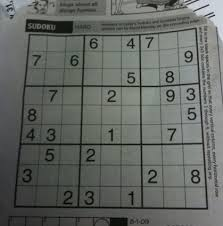
#> input picture samples/example4.jpg, 223 x 226 px, found by its file name
$ jupyter execute main_preprocessing.ipynb   (shell and % lines are left out)
#> lines starting #> are read from the running program, lines starting #| are printed output that depends on the picture; after the words box and inside, x2 and y2 are one past the last pixel; in counts of white or black regions, pixels touching at a corner belong together
[cell 1]
import cv2
from matplotlib import pyplot as plt
import numpy as np
import operator

[cell 2]
def distance_between(p1, p2):
	a = p2[0] - p1[0]
	b = p2[1] - p1[1]
	return np.sqrt((a ** 2) + (b ** 2))

[cell 3]
# [7 lines left out: function plot_many_images, not called in this run]

[cell 4]
def show_image(img, title = 'masaow'):
    cv2.namedWindow(title,cv2.WINDOW_NORMAL)
    cv2.resizeWindow(title, 600,600)
#     plt.imshow(img)
    cv2.imshow(title, img)
    cv2.waitKey(0)
    cv2.destroyAllWindows()

[cell 5]
# [12 lines left out: function display_points, not called in this run]

[cell 6]
def display_rects(img, rects, colour=(0, 0, 255)):
# 	img = convert_when_colour(colour, in_img.copy())
    c = 0
    for rect in rects:
        c += 1
        img = cv2.rectangle(img, tuple(int(x) for x in rect[0]), tuple(int(x) for x in rect[1]), colour)
    print(c)
    show_image(img)

[cell 7]
def show_digits(digits, colour=255):
	"""Shows list of 81 extracted digits in a grid format"""
	rows = []
	with_border = [cv2.copyMakeBorder(img.copy(), 1, 1, 1, 1, cv2.BORDER_CONSTANT, None, colour) for img in digits]
	for i in range(9):
		row = np.concatenate(with_border[i * 9:((i + 1) * 9)], axis=1)
		rows.append(row)
	show_image(np.concatenate(rows))

[cell 8]
# [7 lines left out: function convert_when_colour, not called in this run]

function applying gaussian blurring, adaptive thresholding, inverting and dilating

[cell 9]
def preprocess_image(img, skip_dilate=False):
	output = cv2.GaussianBlur(img.copy(), (9, 9), 0)
	output = cv2.adaptiveThreshold(img, 255, cv2.ADAPTIVE_THRESH_GAUSSIAN_C,cv2.THRESH_BINARY, 11, 2)
	output = cv2.bitwise_not(output, output)

	if not skip_dilate:
		kernel = np.array([[0., 1., 0.], [1., 1., 1.], [0., 1., 0.]], np.uint8)
		output = cv2.dilate(output, kernel)
	return output

[cell 10]
img = cv2.imread("samples\example4.jpg", cv2.IMREAD_GRAYSCALE)
#> img: shape (226, 223); min 0, max 221, mean 101.8
plt.imshow(img)

[cell 11]
adaptiveThresholding = preprocess_image(img, True)
#> in preprocess_image, `output = cv2.adaptiveThreshold(img, 255, cv2.ADAPTIVE_THRESH_GAUSSIAN_..`:
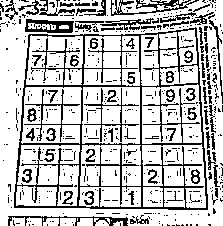
#> output: shape (226, 223); 75.5% white; black in thin lines or dots
#> in preprocess_image, `output = cv2.bitwise_not(output, output)`: output: shape (226, 223); 24.5% white in thin lines or dots
print(img.ndim)
#| 2
print(adaptiveThresholding.ndim)
#| 2

[cell 12]
def find_corners_and_show_contour():
    global adaptiveThresholding
    contours, h = cv2.findContours(adaptiveThresholding.copy(), cv2.RETR_EXTERNAL, cv2.CHAIN_APPROX_SIMPLE)
    contours = sorted(contours, key=cv2.contourArea, reverse=True)
    adaptiveThresholding = cv2.cvtColor(adaptiveThresholding, cv2.COLOR_GRAY2RGB)
    polygon = contours[0]
    ourGrid = cv2.drawContours(adaptiveThresholding.copy(), [polygon] , -1, (255,0,0), 2)
    show_image(ourGrid,'contour with largest area')

    bottom_right, _ = max(enumerate([pt[0][0] + pt[0][1] for pt in polygon]), key=operator.itemgetter(1))
    top_left, _ = min(enumerate([pt[0][0] + pt[0][1] for pt in polygon]), key=operator.itemgetter(1))
    bottom_left, _ = min(enumerate([pt[0][0] - pt[0][1] for pt in polygon]), key=operator.itemgetter(1))
    top_right, _ = max(enumerate([pt[0][0] - pt[0][1] for pt in polygon]), key=operator.itemgetter(1))

    return [polygon[top_left][0], polygon[top_right][0], polygon[bottom_right][0], polygon[bottom_left][0]]

[cell 13]
def display_points(in_img, points, radius=5, colour=(0, 0, 255)):
	img = in_img.copy()
	if len(colour) == 3:
		if len(img.shape) == 2:
			img = cv2.cvtColor(img, cv2.COLOR_GRAY2BGR)
		elif img.shape[2] == 1:
			img = cv2.cvtColor(img, cv2.COLOR_GRAY2BGR)

	for point in points:
		img = cv2.circle(img, tuple(int(x) for x in point), radius, colour, -1)
	show_image(img, 'Look at grid')

Finding the corner points of the contour

[cell 14]
corners = find_corners_and_show_contour()
#> in find_corners_and_show_contour, `contours, h = cv2.findContours(adaptiveThresholding.copy(), cv2.RETR_E..`: contours = 246 contours, 218 with area under 20; largest, box (x1, y1, x2, y2) and area: (14, 27, 208, 210) 31555, (25, 19, 74, 33) 518, (110, 0, 199, 16) 367, (8, 216, 128, 226) 236, (100, 18, 154, 30) 172; h = 246 rows, first 6: [1, -1, -1, -1], [2, 0, -1, -1], [3, 1, -1, -1], [4, 2, -1, -1], [5, 3, -1, -1], [6, 4, -1, -1]
#> in find_corners_and_show_contour, `adaptiveThresholding = cv2.cvtColor(adaptiveThresholding, cv2.COLOR_GR..`: adaptiveThresholding: shape (226, 223, 3); 24.5% white in thin lines or dots
#> in find_corners_and_show_contour, `polygon = contours[0]`: polygon = contour of 97 points, box (x1, y1, x2, y2) (14, 27, 208, 210), area 31555
#> in find_corners_and_show_contour, `ourGrid = cv2.drawContours(adaptiveThresholding.copy(), [polygon] , -1..`:
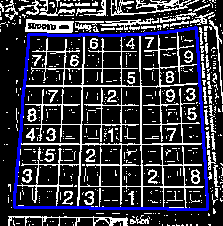
#> ourGrid: shape (226, 223, 3); mean B, G, R 66.8, 55.5, 55.5
#> in find_corners_and_show_contour, `bottom_right, _ = max(enumerate([pt[0][0] + pt[0][1] for pt in polygon..`: bottom_right = 70
#> in find_corners_and_show_contour, `top_left, _ = min(enumerate([pt[0][0] + pt[0][1] for pt in polygon]), ..`: top_left = 29
#> in find_corners_and_show_contour, `bottom_left, _ = min(enumerate([pt[0][0] - pt[0][1] for pt in polygon]..`: bottom_left = 65
#> in find_corners_and_show_contour, `top_right, _ = max(enumerate([pt[0][0] - pt[0][1] for pt in polygon]),..`: top_right = 0
#> corners = [[29, 34], [195, 27], [207, 209], [14, 207]]

[cell 15]
display_points(adaptiveThresholding, corners)
#> the loop in display_points, `for point in points:` made 4 passes
#> pass 1, in display_points, `img = cv2.circle(img, tuple(int(x) for x in point), radius, colour, -1)`:
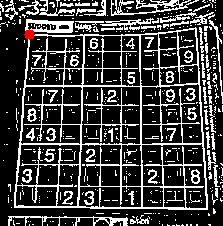
#> img: shape (226, 223, 3); mean B, G, R 62.2, 62.2, 62.6
#> after the loop in display_points, `for point in points:`:
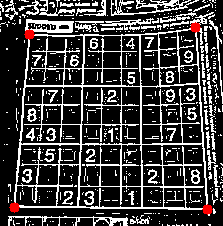
#> img: shape (226, 223, 3); mean B, G, R 61.9, 61.9, 63.5

[cell 16]
def crop_and_warp(img, crop_rect):

	top_left, top_right, bottom_right, bottom_left = crop_rect[0], crop_rect[1], crop_rect[2], crop_rect[3]

	src = np.array([top_left, top_right, bottom_right, bottom_left], dtype='float32')

	side = max([
		distance_between(bottom_right, top_right),
		distance_between(top_left, bottom_left),
		distance_between(bottom_right, bottom_left),
		distance_between(top_left, top_right)
	])

	dst = np.array([[0, 0], [side - 1, 0], [side - 1, side - 1], [0, side - 1]], dtype='float32')
	m = cv2.getPerspectiveTransform(src, dst)
	return cv2.warpPerspective(img, m, (int(side), int(side)))

[cell 17]
sudokuCropped = crop_and_warp(adaptiveThresholding, corners)
#> in crop_and_warp, `top_left, top_right, bottom_right, bottom_left = crop_rect[0], crop_re..`: top_left = [29, 34]; top_right = [195, 27]; bottom_right = [207, 209]; bottom_left = [14, 207]
#> in crop_and_warp, `src = np.array([top_left, top_right, bottom_right, bottom_left], dtype..`: src = [[29, 34], [195, 27], [207, 209], [14, 207]]
#> in distance_between, `a = p2[0] - p1[0]`: a = -12
#> in distance_between, `b = p2[1] - p1[1]`: b = -182
#> in crop_and_warp, `side = max([ distance_between(bottom_right, top_right), distance_betwe..`: side = 193
#> in crop_and_warp, `dst = np.array([[0, 0], [side - 1, 0], [side - 1, side - 1], [0, side ..`: dst = [[0, 0], [192, 0], [192, 192], [0, 192]]
#> in crop_and_warp, `m = cv2.getPerspectiveTransform(src, dst)`: m = [[1.27, 0.11, -40.67], [0.0568, 1.35, -47.46], [0.000358, 0.000988, 1]]
#> in crop_and_warp, `return cv2.warpPerspective(img, m, (int(side), int(side)))`:
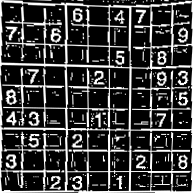
#> returned value: shape (193, 193, 3); min 0, max 255, mean 61.6

[cell 18]
show_image(sudokuCropped, 'final Output')

[cell 19]
def infer_grid(img):
    squares = []
    side = img.shape[:1]
    side = side[0] / 9
    for j in range(9):
        for i in range(9):
            p1 = (i * side, j * side)  # Top left corner of a bounding box
            p2 = ((i + 1) * side, (j + 1) * side)  # Bottom right corner of bounding box
            squares.append((p1, p2))
    return squares

[cell 20]
squares = infer_grid(sudokuCropped)
#> squares = 81 items

[cell 21]
display_rects(sudokuCropped, squares)
#> the loop in display_rects, `for rect in rects:` made 81 passes
#> rect on passes 1 to 12: ((0, 0), (21.44, 21.44)), ((21.44, 0), (42.89, 21.44)), ((42.89, 0), (64.33, 21.44)), ((64.33, 0), (85.78, 21.44)), ((85.78, 0), (107.2, 21.44)), ((107.2, 0), (128.7, 21.44)), ((128.7, 0), (150.1, 21.44)), ((150.1, 0), (171.6, 21.44)), ((171.6, 0), (193, 21.44)), ((0, 21.44), (21.44, 42.89)), ((21.44, 21.44), (42.89, 42.89)), ((42.89, 21.44), (64.33, 42.89))
#> pass 3, in display_rects, `img = cv2.rectangle(img, tuple(int(x) for x in rect[0]), tuple(int(x) ..`:
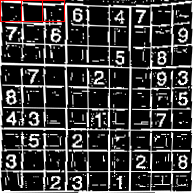
#> img: shape (193, 193, 3); mean B, G, R 61.1, 61.1, 62.5
#> after the loop in display_rects, `for rect in rects:`:
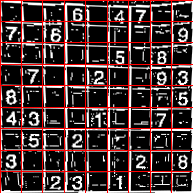
#> img: shape (193, 193, 3); 8.55% of pixels changed, all inside (x1, y1, x2, y2) = (0, 0, 193, 193)
#> after the loop in display_rects, `for rect in rects:`: c = 81
#| 81

[cell 22]
def cut_from_rect(img, rect):
    return img[int(rect[0][1]):int(rect[1][1]), int(rect[0][0]):int(rect[1][0])]

[cell 23]
# [30 lines left out: function scale_and_centre, not called in this run]

[cell 24]
def find_largest_feature(inp_img, scan_tl=None, scan_br=None):
	"""
	Uses the fact the `floodFill` function returns a bounding box of the area it filled to find the biggest
	connected pixel structure in the image. Fills this structure in white, reducing the rest to black.
	"""
	img = inp_img.copy()  # Copy the image, leaving the original untouched
	height, width = img.shape[:2]

	max_area = 0
	seed_point = (None, None)

	if scan_tl is None:
		scan_tl = [0, 0]

	if scan_br is None:
		scan_br = [width, height]

	# Loop through the image
	for x in range(scan_tl[0], scan_br[0]):
		for y in range(scan_tl[1], scan_br[1]):
			# Only operate on light or white squares
			if img.item(y, x) == 255 and x < width and y < height:  # Note that .item() appears to take input as y, x
				area = cv2.floodFill(img, None, (x, y), 64)
				if area[0] > max_area:  # Gets the maximum bound area which should be the grid
					max_area = area[0]
					seed_point = (x, y)

	# Colour everything grey (compensates for features outside of our middle scanning range
	for x in range(width):
		for y in range(height):
			if img.item(y, x) == 255 and x < width and y < height:
				cv2.floodFill(img, None, (x, y), 64)

	mask = np.zeros((height + 2, width + 2), np.uint8)  # Mask that is 2 pixels bigger than the image

	# Highlight the main feature
	if all([p is not None for p in seed_point]):
		cv2.floodFill(img, mask, seed_point, 255)

	top, bottom, left, right = height, 0, width, 0

	for x in range(width):
		for y in range(height):
			if img.item(y, x) == 64:  # Hide anything that isn't the main feature
				cv2.floodFill(img, mask, (x, y), 0)

			# Find the bounding parameters
			if img.item(y, x) == 255:
				top = y if y < top else top
				bottom = y if y > bottom else bottom
				left = x if x < left else left
				right = x if x > right else right

	bbox = [[left, top], [right, bottom]]
	return img, np.array(bbox, dtype='float32'), seed_point

[cell 25]
def extract_digit(img, rect, size):
    digit = cut_from_rect(img, rect)
    h, w = digit.shape[:2]
    margin = int(np.mean([h, w]) / 2.5)
    _, bbox, seed = find_largest_feature(digit, [margin, margin], [w - margin, h - margin])
    digit = cut_from_rect(digit, bbox)

    w = bbox[1][0] - bbox[0][0]
    h = bbox[1][1] - bbox[0][1]

    if w > 0 and h > 0 and (w * h) > 100 and len(digit) > 0:
        return scale_and_centre(digit, size, 4)
    else:
        return np.zeros((size, size), np.uint8)

[cell 26]
def get_digits(img, squares, size):
	digits = []
	for square in squares:
		digits.append(extract_digit(img, square, size))
	return digits

[cell 27]
sudokuCropped = cv2.cvtColor(sudokuCropped, cv2.COLOR_BGR2GRAY)
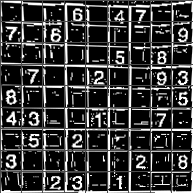
#> sudokuCropped: shape (193, 193); min 0, max 255, mean 59.2
digits = get_digits(sudokuCropped, squares, 28)
#> the loop in get_digits, `for square in squares:` made 81 passes
#> square on passes 1 to 8: ((0, 0), (21.44, 21.44)), ((21.44, 0), (42.89, 21.44)), ((42.89, 0), (64.33, 21.44)), ((64.33, 0), (85.78, 21.44)), ((85.78, 0), (107.2, 21.44)), ((107.2, 0), (128.7, 21.44)), ((128.7, 0), (150.1, 21.44)), ((150.1, 0), (171.6, 21.44))
#> square on passes 44 to 49: ((150.1, 85.78), (171.6, 107.2)), ((171.6, 85.78), (193, 107.2)), ((0, 107.2), (21.44, 128.7)), ((21.44, 107.2), (42.89, 128.7)), ((42.89, 107.2), (64.33, 128.7)), ((64.33, 107.2), (85.78, 128.7))
#> pass 1, in extract_digit, `digit = cut_from_rect(img, rect)`:
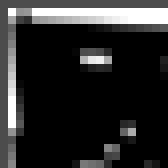
#> digit: shape (21, 21) (shown 8 times larger); min 0, max 255, mean 41.6

[cell 28]
show_digits(digits)
#> in show_image (call 5), `cv2.imshow(title, img)`:
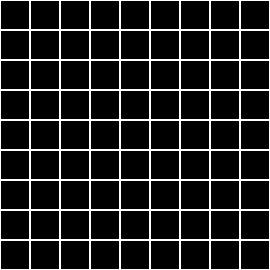
#> window 'masaow': shape (270, 270); 12.9% white in thin lines or dots

$ run again, with samples/example5.jpg copied over samples/example4.jpg
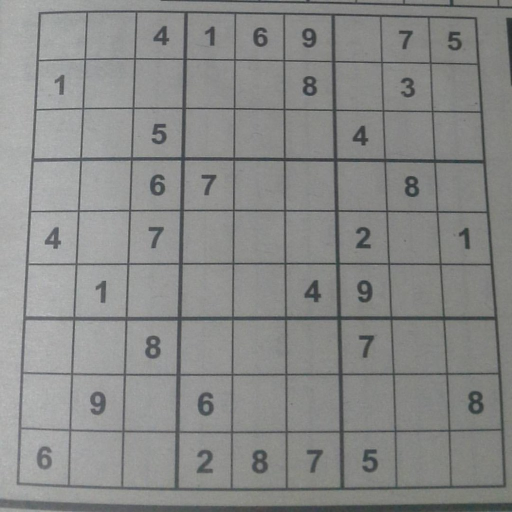
#> input picture samples/example5.jpg, 1024 x 1024 px, found by its file name (shown at 1/2 size)
#| 2
#| 2
#> contours = 3170 contours, 3156 with area under 20; largest, box (x1, y1, x2, y2) and area: (33, 21, 1013, 983) 884889, (0, 997, 1024, 1024) 4040, (320, 0, 1024, 17) 2078, (1012, 35, 1024, 173) 470, (991, 1014, 1013, 1022) 58
#> adaptiveThresholding: shape (1024, 1024, 3); 20.5% white; 19811 white regions (19286 under 20 px), largest, box (x1, y1, x2, y2) and area: (33, 21, 1013, 983) 81428, (0, 997, 1024, 1024) 5577, (320, 0, 1024, 17) 2816
#> polygon = contour of 797 points, box (x1, y1, x2, y2) (33, 21, 1013, 983), area 884889
#> in find_corners_and_show_contour, `bottom_right, _ = max(enumerate([pt[0][0] + pt[0][1] for pt in polygon..`: bottom_right = 443
#> in find_corners_and_show_contour, `top_left, _ = min(enumerate([pt[0][0] + pt[0][1] for pt in polygon]), ..`: top_left = 16
#> in find_corners_and_show_contour, `bottom_left, _ = min(enumerate([pt[0][0] - pt[0][1] for pt in polygon]..`: bottom_left = 211
#> in find_corners_and_show_contour, `top_right, _ = max(enumerate([pt[0][0] - pt[0][1] for pt in polygon]),..`: top_right = 689
#> corners = [[77, 24], [954, 35], [1011, 974], [33, 969]]
#> the loop in display_points, `for point in points:` made 4 passes
#> in crop_and_warp, `top_left, top_right, bottom_right, bottom_left = crop_rect[0], crop_re..`: top_left = [77, 24]; top_right = [954, 35]; bottom_right = [1011, 974]; bottom_left = [33, 969]
#> src = [[77, 24], [954, 35], [1011, 974], [33, 969]]
#> a = -57
#> b = -939
#> in crop_and_warp, `side = max([ distance_between(bottom_right, top_right), distance_betwe..`: side = 978
#> dst = [[0, 0], [977, 0], [977, 977], [0, 977]]
#> m = [[1.11, 0.0516, -86.57], [-0.0145, 1.16, -26.61], [-9.41e-06, 0.000122, 1]]
#> squares = 81 items
#> the loop in display_rects, `for rect in rects:` made 81 passes
#> rect on passes 1 to 8: ((0, 0), (108.7, 108.7)), ((108.7, 0), (217.3, 108.7)), ((217.3, 0), (326, 108.7)), ((326, 0), (434.7, 108.7)), ((434.7, 0), (543.3, 108.7)), ((543.3, 0), (652, 108.7)), ((652, 0), (760.7, 108.7)), ((760.7, 0), (869.3, 108.7))
#> after the loop in display_rects, `for rect in rects:`:
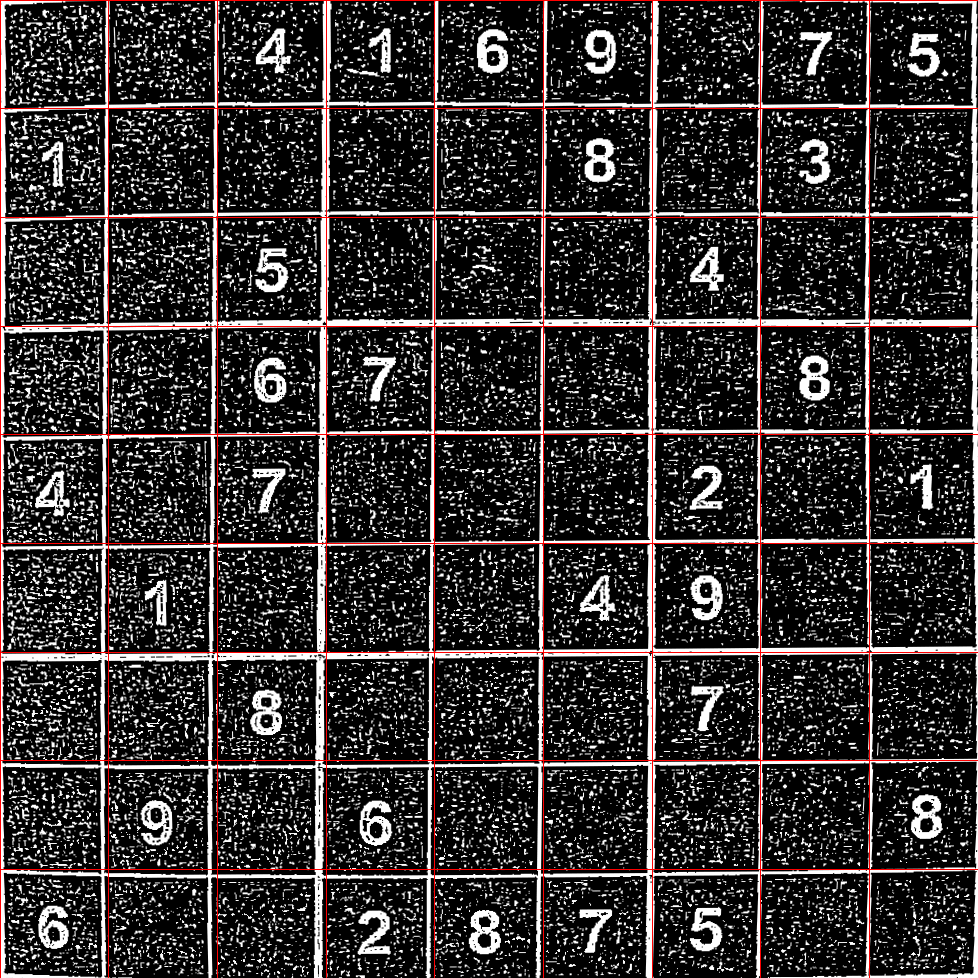
#> img: shape (978, 978, 3); mean B, G, R 49.5, 49.5, 54.2
#> after the loop in display_rects, `for rect in rects:`: c = 81
#| 81
#> the loop in get_digits, `for square in squares:` made 81 passes
#> square on passes 32 to 39: ((434.7, 326), (543.3, 434.7)), ((543.3, 326), (652, 434.7)), ((652, 326), (760.7, 434.7)), ((760.7, 326), (869.3, 434.7)), ((869.3, 326), (978, 434.7)), ((0, 434.7), (108.7, 543.3)), ((108.7, 434.7), (217.3, 543.3)), ((217.3, 434.7), (326, 543.3))
#> in show_image (call 5), `cv2.imshow(title, img)`:
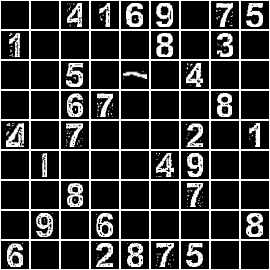
#> window 'masaow': shape (270, 270); min 0, max 255, mean 55.4

$ run again, with samples/example6.jpg copied over samples/example4.jpg
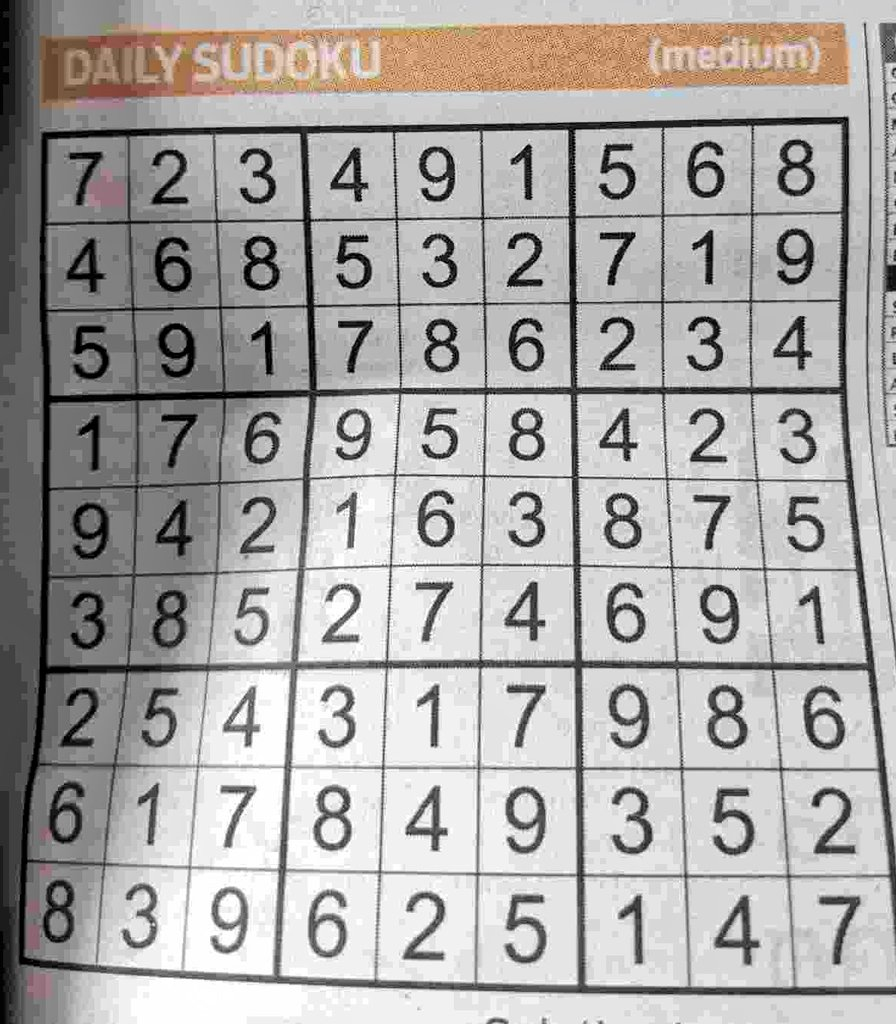
#> input picture samples/example6.jpg, 896 x 1024 px, found by its file name
#| 2
#| 2
#> in find_corners_and_show_contour, `contours, h = cv2.findContours(adaptiveThresholding.copy(), cv2.RETR_E..`: contours = 2310 contours, 2124 with area under 20; largest, box (x1, y1, x2, y2) and area: (19, 116, 896, 995) 681762, (59, 22, 850, 102) 20864, (878, 23, 896, 447) 1449, (714, 895, 762, 966) 1304, (42, 30, 138, 103) 1278; h = 2310 rows, first 6: [1, -1, -1, -1], [2, 0, -1, -1], [3, 1, -1, -1], [4, 2, -1, -1], [5, 3, -1, -1], [6, 4, -1, -1]
#> adaptiveThresholding: shape (1024, 896, 3); 29.6% white; 11841 white regions (10301 under 20 px), largest, box (x1, y1, x2, y2) and area: (19, 116, 896, 995) 71263, (59, 22, 850, 102) 17197, (878, 23, 896, 447) 1968
#> polygon = contour of 782 points, box (x1, y1, x2, y2) (19, 116, 896, 995), area 681762
#> in find_corners_and_show_contour, `bottom_right, _ = max(enumerate([pt[0][0] + pt[0][1] for pt in polygon..`: bottom_right = 367
#> in find_corners_and_show_contour, `top_left, _ = min(enumerate([pt[0][0] + pt[0][1] for pt in polygon]), ..`: top_left = 68
#> in find_corners_and_show_contour, `bottom_left, _ = min(enumerate([pt[0][0] - pt[0][1] for pt in polygon]..`: bottom_left = 244
#> in find_corners_and_show_contour, `top_right, _ = max(enumerate([pt[0][0] - pt[0][1] for pt in polygon]),..`: top_right = 0
#> corners = [[41, 132], [847, 116], [895, 993], [19, 964]]
#> the loop in display_points, `for point in points:` made 4 passes
#> in crop_and_warp, `top_left, top_right, bottom_right, bottom_left = crop_rect[0], crop_re..`: top_left = [41, 132]; top_right = [847, 116]; bottom_right = [895, 993]; bottom_left = [19, 964]
#> src = [[41, 132], [847, 116], [895, 993], [19, 964]]
#> a = -48
#> b = -877
#> in crop_and_warp, `side = max([ distance_between(bottom_right, top_right), distance_betwe..`: side = 878.3
#> dst = [[0, 0], [877.3, 0], [877.3, 877.3], [0, 877.3]]
#> m = [[1.16, 0.0308, -51.77], [0.0231, 1.16, -154.3], [6.67e-05, 0.000104, 1]]
#> squares = 81 items
#> the loop in display_rects, `for rect in rects:` made 81 passes
#> rect on passes 1 to 8: ((0, 0), (97.56, 97.56)), ((97.56, 0), (195.1, 97.56)), ((195.1, 0), (292.7, 97.56)), ((292.7, 0), (390.2, 97.56)), ((390.2, 0), (487.8, 97.56)), ((487.8, 0), (585.3, 97.56)), ((585.3, 0), (682.9, 97.56)), ((682.9, 0), (780.4, 97.56))
#> after the loop in display_rects, `for rect in rects:`: c = 81
#| 81
#> the loop in get_digits, `for square in squares:` made 81 passes
#> square on passes 25 to 32: ((585.3, 195.1), (682.9, 292.7)), ((682.9, 195.1), (780.4, 292.7)), ((780.4, 195.1), (878, 292.7)), ((0, 292.7), (97.56, 390.2)), ((97.56, 292.7), (195.1, 390.2)), ((195.1, 292.7), (292.7, 390.2)), ((292.7, 292.7), (390.2, 390.2)), ((390.2, 292.7), (487.8, 390.2))
#> in show_image (call 5), `cv2.imshow(title, img)`:
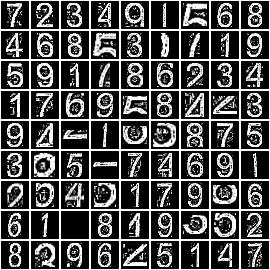
#> window 'masaow': shape (270, 270); min 0, max 255, mean 80.1
